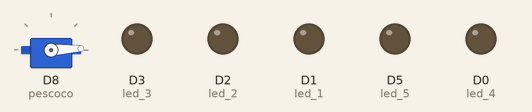
Simulated run of this sketch. Board: ESP8266 (NodeMCU). On the bench: servo, output pins drawn as LEDs (lit = HIGH).

Above: at 2.05 s.
At 3.0 s:
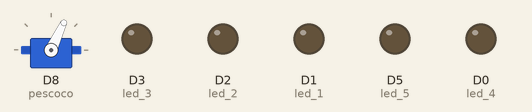
At 3.95 s:
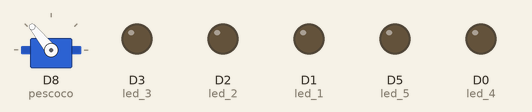
At 5.85 s:
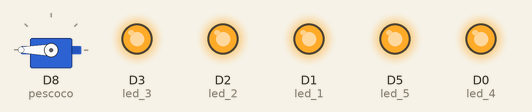
At 7.75 s:
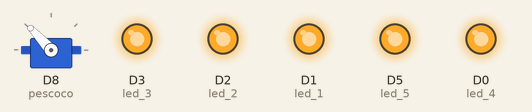
At 9.7 s:
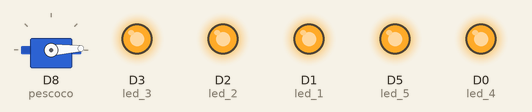
Timing chart, 0 to 15.1 s (numbered marks = the images above):
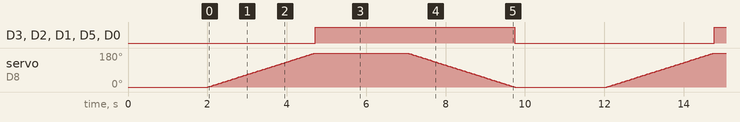

Measured:
- by itself, D3 (led_3), D2 (led_2), D1 (led_1), D5 (led_5), D0 (led_4): alternates HIGH for 5.0 s and LOW for 5.0 s

The sketch:

mascara_minions_RaiGabriel2.ino
```cpp
#define led_1 D1 //amarelo
#define led_2 D2 //amarelo
#define led_3 D3 //amarelo
#define led_4 D0 //azul
#define led_5 D5 //azul

#include <Servo.h>

Servo pescoco;   //Chamar o servo motor.

int pos = 0;

void setup() {

  pescoco.attach(D8);
  Serial.begin(115200);
  //leds olhos
  pinMode(led_1, OUTPUT);
  pinMode(led_2, OUTPUT);
  pinMode(led_3, OUTPUT);
  pinMode(led_4, OUTPUT);
  pinMode(led_5, OUTPUT);

  //servo pescoco config init
  pescoco.write(0);
  delay (2000);
}


void loop() {
  //primeiro bloco vai para direita
  int pos;
  for (pos = 0; pos <= 180; pos += 1) { // goes from 0 degrees to 180 degrees
    // in steps of 1 degree
    pescoco.write(pos);              // tell servo to go to position in variable 'pos'
    delay(15);                       // waits 15ms for the servo to reach the position
  }


  digitalWrite(led_1, HIGH);
  digitalWrite(led_2, HIGH);
  digitalWrite(led_3, HIGH);
  digitalWrite(led_4, HIGH);
  digitalWrite(led_5, HIGH);
  delay(2310);

   for (pos = 180; pos >= 0; pos -= 1) { // goes from 180 degrees to 0 degrees
    pescoco.write(pos);              // tell servo to go to position in variable 'pos'
    delay(15);                       // waits 15ms for the servo to reach the position
  }
  digitalWrite(led_1, LOW);
  digitalWrite(led_2, LOW);
  digitalWrite(led_3, LOW);
  digitalWrite(led_4, LOW);
  digitalWrite(led_5, LOW);
  delay(2310);
}
```
